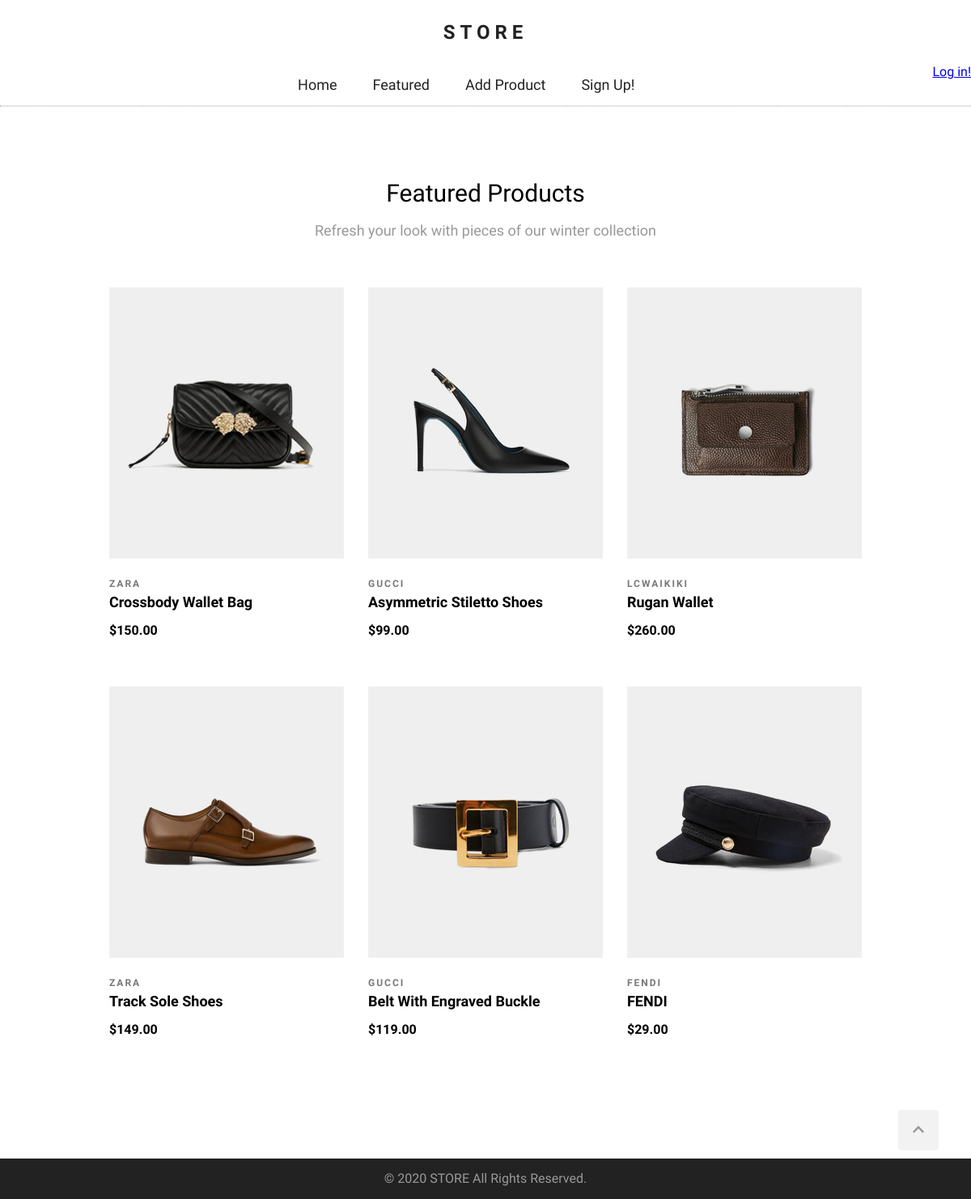
Screenshot of /products/ with the database file from the repository.
### products/models.py (models this page shows, shortened)
class Product(models.Model):
    title = models.CharField(max_length=100)
    description = models.TextField(max_length=500, blank=True, null=True)
    price = models.PositiveIntegerField()
    created_at = models.DateTimeField(auto_now_add=True)
    brand = models.CharField(max_length=100)
    image = models.ImageField(upload_to='products', null=True)
    def get_absolute_url(self):
        return reverse('product_details', args=(self.id,))

### products/views.py (the view)
# urls.py: path('products/', products_list, name='products_list'),
def products_list(request):
    products = Product.objects.all()
    params = {'products': products}
    return render(request, 'products/products-list.html', params)

### templates/products/products-list.html (shortened to what this page needs)
{% extends 'base.html' %}
{% block content %}
<section id="featured-products">
    <h2 class="section-headline">Featured Products</h2>
    <p class="section-description">
        Refresh your look with pieces of our winter collection
    </p>
    <div class="products-wrapper clearfix">
        {% for product in products %}
        <div class="product">
            <div class="product-img">
                <img src="{{product.image.url}}" alt="">
            </div>
            <div class="product-description">
                <div class="product-brand">{{ product.brand | capfirst }}</div>
                <a class="product-name" href="{{product.get_absolute_url}}">{{ product.title | capfirst }}</a>
                <div class="product-price">${{ product.price | floatformat:2 }}</div>
            </div>
        </div>
        {% empty %}
        <p>No products yet.</p>
        {% endfor %}
    </div>
</section>
{% endblock %}

### templates/base.html (shortened to what this page needs)
{% load static %}
<!DOCTYPE html>
<html lang="en">
<head>
    <link rel="stylesheet" href="{% static 'css/normalize.css' %}" />
    <link rel="stylesheet" href="{% static 'css/style.css' %}" />
</head>
<body>
    <div class="wrapper">
        <header>
            <h1 id="logo">
                <a href="{% url 'home' %}">STORE</a>
            </h1>
            <span style="float: right;">
                {% if user.is_authenticated %}
                    <p>Hi, {{user.username}}</p>
                    <a href="{% url 'logout' %}">Log out!</a>
                {% else %}
                    <a href="{% url 'login' %}">Log in!</a>
                {% endif %}
            </span>
            <nav>
                <ul class="navbar">
                    <li><a href="{% url 'home' %}">home</a></li>
                    <li><a href="{% url 'home' %}">featured</a></li>
                    <li><a href="{% url 'product_add' %}">add product</a></li>
                    <li><a href="{% url 'signup' %}">sign up!</a></li>
                </ul>
            </nav>
            <div id="controls">
            </div>
        </header>
        <main>
            {% block content %} {% endblock %}
        </main>
    </div>
    <footer>
        <a href="#" id="scroll-up">
            <i class="fas fa-chevron-up"></i>
        </a>
        <p>&copy; 2020 STORE All Rights Reserved.</p>
    </footer>
</body>
</html>
</html>

### static/css/style.css (style rules this page uses)
html { scroll-behavior: smooth; }
body { margin: 0; font-family: 'Questrial', sans-serif; }
.wrapper { min-height: calc(100vh - 50px); }
.clearfix::after { content: ""; display: block; clear: both; }
header { height: auto; border-bottom: 1px dotted #ccc; }
#logo { text-align: center; font-family: 'Domine', serif; font-size: 24px; letter-spacing: 6px; line-height: 80px; margin: 0; }
#logo a { color: #222; text-decoration: none; }
#controls { position: absolute; top: 15px; right: 14%; }
.navbar { list-style: none; margin: 0; padding: 0; text-align: center; border-bottom: 1px dotted #ccc; }
.navbar li { display: inline-block; }
.navbar a { display: block; padding: 0 20px; text-decoration: none; text-transform: capitalize; font-size: 18px; color: #222; line-height: 50px; transition-duration: .3s; }
main { max-width: 960px; text-align: center; margin: 90px auto 90px auto; }
.section-headline { font-size: 30px; font-weight: normal; margin: 0; }
.section-description { color: #999; font-size: 18px; }
.products-wrapper { margin: 60px 0 60px 0; }
.product { width: 290px; margin: 0 15px 60px; float: left; position: relative; }
.product-description { text-align: left; }
.product-brand { font-size: 12px; font-weight: 600; letter-spacing: 2px; color: #787878; text-transform: uppercase; margin: 25px 0 5px; }
.product-img { position: relative; overflow: hidden; background: #efefef; background-image: url("image-not-found.svg"); background-repeat: no-repeat; background-position: center; background-size: 30%; width: 290px; height: 335px; }
.product-img img { width: 290px; height: 335px; box-sizing: border-box; transition-duration: .4s; }
.product-name { font-size: 18px; font-weight: 600; text-decoration: none; text-transform: capitalize; color: #000; }
.product-price { margin-top: 15px; font-weight: 700; }
footer { background-color: #222; height: 50px; color: #999; text-align: center; line-height: 50px; }
footer p { margin: 0; }
#scroll-up { width: 50px; height: 50px; background-color: #f2f2f2; bottom: 60px; right: 40px; position: fixed; border-radius: 4px; cursor: pointer; color: #999; }

### rows the page displays
Product: image (picture), brand "ZARA", title "Crossbody Wallet Bag", price "150.00"
Product: image (picture), brand "GUCCI", title "Asymmetric Stiletto Shoes", price "99.00"
Product: image (picture), brand "LCWAIKIKI", title "Rugan Wallet", price "260.00"
Product: image (picture), brand "ZARA", title "Track Sole Shoes", price "149.00"
Product: image (picture), brand "GUCCI", title "Belt With Engraved Buckle", price "119.00"
Product: image (picture), brand "FENDI", title "FENDI", price "29.00"
